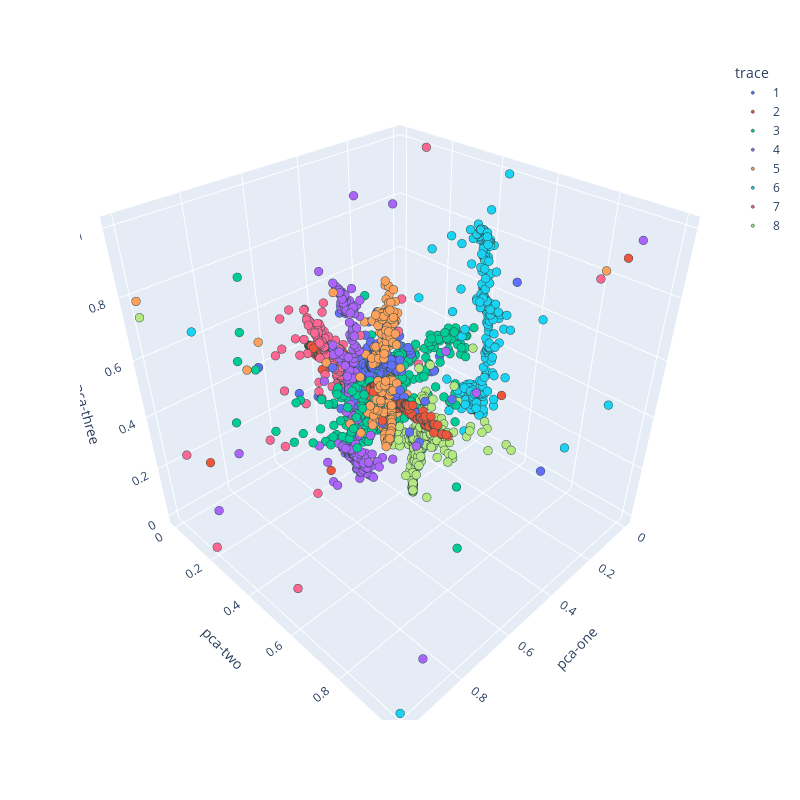

Notebook code cell kept with this figure:
### Code cell
from utils.visualization import plot_pca

plot_pca(pca_dfs, n_components=N_COMPONENTS)

### Figure 1 — Plotly figure (JSON) as saved in the notebook; plotly's stock layout.template omitted (floating-point values rounded to 4 significant figures; data arrays with more than 128 entries replaced by an {"elided": "..."} marker saying what was removed)
{"data": [{"hovertemplate": "trace=1<br>pca-one=%{x}<br>pca-two=%{y}<br>pca-three=%{z}<extra></extra>", "legendgroup": "1", "marker": {"color": "#636efa", "line": {"color": "DarkSlateGrey", "width": 0.7}, "size": 3, "symbol": "circle"}, "mode": "markers", "name": "1", "scene": "scene", "showlegend": true, "type": "scatter3d", "x": {"elided": "531 float values"}, "y": {"elided": "531 float values"}, "z": {"elided": "531 float values"}}, {"hovertemplate": "trace=2<br>pca-one=%{x}<br>pca-two=%{y}<br>pca-three=%{z}<extra></extra>", "legendgroup": "2", "marker": {"color": "#EF553B", "line": {"color": "DarkSlateGrey", "width": 0.7}, "size": 3, "symbol": "circle"}, "mode": "markers", "name": "2", "scene": "scene", "showlegend": true, "type": "scatter3d", "x": {"elided": "564 float values"}, "y": {"elided": "564 float values"}, "z": {"elided": "564 float values"}}, {"hovertemplate": "trace=3<br>pca-one=%{x}<br>pca-two=%{y}<br>pca-three=%{z}<extra></extra>", "legendgroup": "3", "marker": {"color": "#00cc96", "line": {"color": "DarkSlateGrey", "width": 0.7}, "size": 3, "symbol": "circle"}, "mode": "markers", "name": "3", "scene": "scene", "showlegend": true, "type": "scatter3d", "x": {"elided": "316 float values"}, "y": {"elided": "316 float values"}, "z": {"elided": "316 float values"}}, {"hovertemplate": "trace=4<br>pca-one=%{x}<br>pca-two=%{y}<br>pca-three=%{z}<extra></extra>", "legendgroup": "4", "marker": {"color": "#ab63fa", "line": {"color": "DarkSlateGrey", "width": 0.7}, "size": 3, "symbol": "circle"}, "mode": "markers", "name": "4", "scene": "scene", "showlegend": true, "type": "scatter3d", "x": {"elided": "463 float values"}, "y": {"elided": "463 float values"}, "z": {"elided": "463 float values"}}, {"hovertemplate": "trace=5<br>pca-one=%{x}<br>pca-two=%{y}<br>pca-three=%{z}<extra></extra>", "legendgroup": "5", "marker": {"color": "#FFA15A", "line": {"color": "DarkSlateGrey", "width": 0.7}, "size": 3, "symbol": "circle"}, "mode": "markers", "name": "5", "scene": "scene", "showlegend": true, "type": "scatter3d", "x": {"elided": "297 float values"}, "y": {"elided": "297 float values"}, "z": {"elided": "297 float values"}}, {"hovertemplate": "trace=6<br>pca-one=%{x}<br>pca-two=%{y}<br>pca-three=%{z}<extra></extra>", "legendgroup": "6", "marker": {"color": "#19d3f3", "line": {"color": "DarkSlateGrey", "width": 0.7}, "size": 3, "symbol": "circle"}, "mode": "markers", "name": "6", "scene": "scene", "showlegend": true, "type": "scatter3d", "x": {"elided": "393 float values"}, "y": {"elided": "393 float values"}, "z": {"elided": "393 float values"}}, {"hovertemplate": "trace=7<br>pca-one=%{x}<br>pca-two=%{y}<br>pca-three=%{z}<extra></extra>", "legendgroup": "7", "marker": {"color": "#FF6692", "line": {"color": "DarkSlateGrey", "width": 0.7}, "size": 3, "symbol": "circle"}, "mode": "markers", "name": "7", "scene": "scene", "showlegend": true, "type": "scatter3d", "x": {"elided": "396 float values"}, "y": {"elided": "396 float values"}, "z": {"elided": "396 float values"}}, {"hovertemplate": "trace=8<br>pca-one=%{x}<br>pca-two=%{y}<br>pca-three=%{z}<extra></extra>", "legendgroup": "8", "marker": {"color": "#B6E880", "line": {"color": "DarkSlateGrey", "width": 0.7}, "size": 3, "symbol": "circle"}, "mode": "markers", "name": "8", "scene": "scene", "showlegend": true, "type": "scatter3d", "x": {"elided": "318 float values"}, "y": {"elided": "318 float values"}, "z": {"elided": "318 float values"}}], "layout": {"autosize": false, "height": 800, "legend": {"title": {"text": "trace"}, "tracegroupgap": 0}, "margin": {"t": 60}, "scene": {"domain": {"x": [0, 1], "y": [0, 1]}, "xaxis": {"title": {"text": "pca-one"}}, "yaxis": {"title": {"text": "pca-two"}}, "zaxis": {"title": {"text": "pca-three"}}}, "width": 800}}
